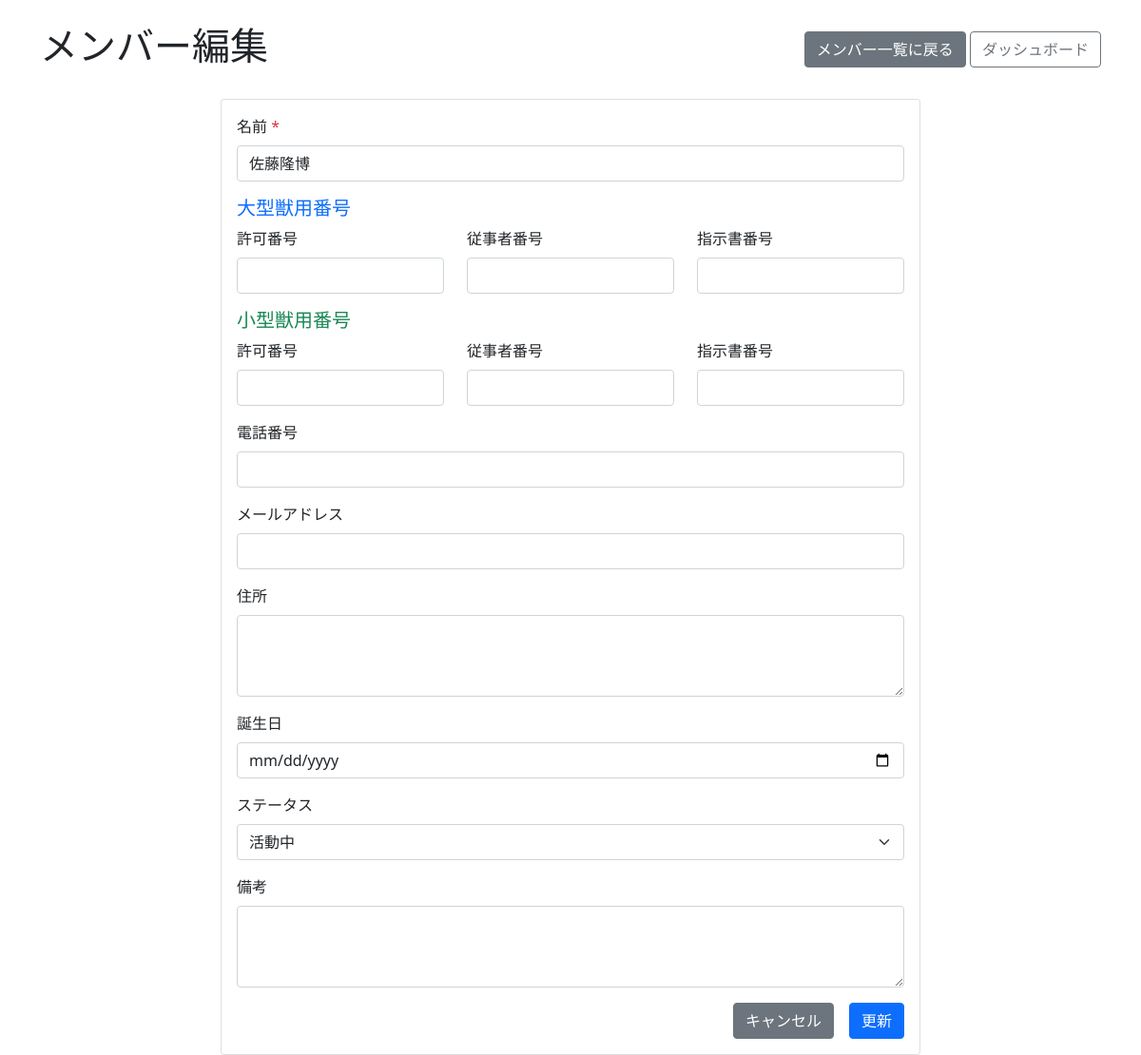
The page /members/edit/12 (signed in) on the database as committed earlier.
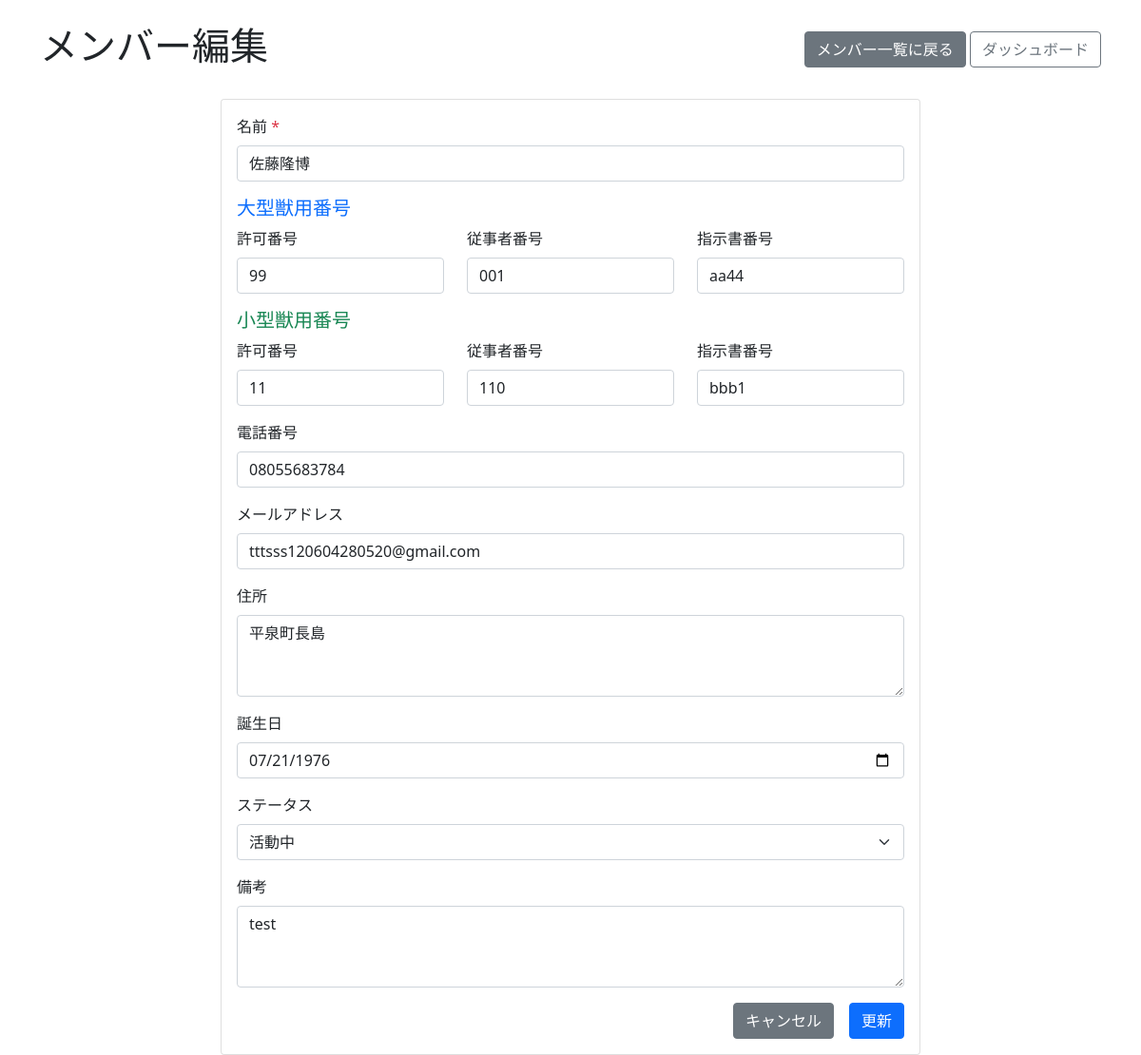
The same page on the database as committed later.
### app.py (models this page shows)
class Member(Model):
    name = CharField(unique=True)  # メンバー名
    large_license_permit = CharField(null=True)  # 大型獣用許可番号
    large_license_operator = CharField(null=True)  # 大型獣用従事者番号
    large_license_instruction = CharField(null=True)  # 大型獣用指示書番号
    small_license_permit = CharField(null=True)  # 小型獣用許可番号
    small_license_operator = CharField(null=True)  # 小型獣用従事者番号
    small_license_instruction = CharField(null=True)  # 小型獣用指示書番号
    phone = CharField(null=True)  # 電話番号
    email = CharField(null=True)  # メールアドレス
    address = CharField(null=True)  # 住所
    birthday_date = CharField(null=True)  # 誕生日
    status = CharField(default="active")  # active / inactive
    notes = CharField(null=True)  # 備考
    class Meta:
        database = db

### app.py (the view, shortened to what this page needs)
@app.route("/members/edit/<int:member_id>", methods=["GET", "POST"])
def edit_member(member_id):
    if "user_id" not in session:
        return redirect("/login")
    user = User.get_by_id(session["user_id"])
    if user.role not in ["editor", "admin"]:
        return "アクセス権限がありません", 403
    try:
        member = Member.get_by_id(member_id)
    except Member.DoesNotExist:
        return "メンバーが見つかりません", 404
    return render_template("edit_member.html", member=member, user=user)

### templates/edit_member.html (shortened to what the changed rows need)
<!DOCTYPE html>
<html lang="ja">
<head>
    <link href="https://cdn.jsdelivr.net/npm/bootstrap@5.1.3/dist/css/bootstrap.min.css" rel="stylesheet">
</head>
<body>
    <div class="container mt-4">
        <div class="d-flex justify-content-between align-items-center mb-4">
            <h1>メンバー編集</h1>
        </div>
        <div class="row justify-content-center">
            <div class="col-md-8">
                <div class="card">
                    <div class="card-body">
                        <form method="POST">
                            <div class="mb-3">
                                <label for="name" class="form-label">名前 <span class="text-danger">*</span></label>
                                <input type="text" class="form-control" id="name" name="name" value="{{ member.name }}" required>
                            </div>
                            <div class="mb-3">
                                <div class="row">
                                    <div class="col-md-4">
                                        <label for="large_license_permit" class="form-label">許可番号</label>
                                        <input type="text" class="form-control" id="large_license_permit" name="large_license_permit" value="{{ member.large_license_permit or '' }}">
                                    </div>
                                    <div class="col-md-4">
                                        <label for="large_license_operator" class="form-label">従事者番号</label>
                                        <input type="text" class="form-control" id="large_license_operator" name="large_license_operator" value="{{ member.large_license_operator or '' }}">
                                    </div>
                                    <div class="col-md-4">
                                        <label for="large_license_instruction" class="form-label">指示書番号</label>
                                        <input type="text" class="form-control" id="large_license_instruction" name="large_license_instruction" value="{{ member.large_license_instruction or '' }}">
                                    </div>
                                </div>
                            </div>
                            <div class="mb-3">
                                <div class="row">
                                    <div class="col-md-4">
                                        <label for="small_license_permit" class="form-label">許可番号</label>
                                        <input type="text" class="form-control" id="small_license_permit" name="small_license_permit" value="{{ member.small_license_permit or '' }}">
                                    </div>
                                    <div class="col-md-4">
                                        <label for="small_license_operator" class="form-label">従事者番号</label>
                                        <input type="text" class="form-control" id="small_license_operator" name="small_license_operator" value="{{ member.small_license_operator or '' }}">
                                    </div>
                                    <div class="col-md-4">
                                        <label for="small_license_instruction" class="form-label">指示書番号</label>
                                        <input type="text" class="form-control" id="small_license_instruction" name="small_license_instruction" value="{{ member.small_license_instruction or '' }}">
                                    </div>
                                </div>
                            </div>
                            <div class="mb-3">
                                <label for="phone" class="form-label">電話番号</label>
                                <input type="tel" class="form-control" id="phone" name="phone" value="{{ member.phone or '' }}">
                            </div>
                            <div class="mb-3">
                                <label for="email" class="form-label">メールアドレス</label>
                                <input type="email" class="form-control" id="email" name="email" value="{{ member.email or '' }}">
                            </div>
                            <div class="mb-3">
                                <label for="address" class="form-label">住所</label>
                                <textarea class="form-control" id="address" name="address" rows="3">{{ member.address or '' }}</textarea>
                            </div>
                            <div class="mb-3">
                                <label for="birthday_date" class="form-label">誕生日</label>
                                <input type="date" class="form-control" id="birthday_date" name="birthday_date" value="{{ member.birthday_date or '' }}">
                            </div>
                            <div class="mb-3">
                                <label for="status" class="form-label">ステータス</label>
                                <select class="form-select" id="status" name="status">
                                    <option value="active" {% if member.status=="active" %}selected{% endif %}>活動中</option>
                                </select>
                            </div>
                            <div class="mb-3">
                                <label for="notes" class="form-label">備考</label>
                                <textarea class="form-control" id="notes" name="notes" rows="3">{{ member.notes or '' }}</textarea>
                            </div>
                        </form>
                    </div>
                </div>
            </div>
        </div>
    </div>
</body>
</html>

Rows that differ between the two databases and show on the page:
changed Member "佐藤隆博": large_license_permit (not shown) → "99"; large_license_operator (not shown) → "001"; large_license_instruction (not shown) → "aa44"; small_license_permit (not shown) → "11"; small_license_operator (not shown) → "110"; small_license_instruction (not shown) → "bbb1"; phone (not shown) → "08055683784"; email (not shown) → "tttsss120604280520@gmail.com"; address (not shown) → "平泉町長島"; birthday_date (not shown) → "07/21/1976"; notes (not shown) → "test"
